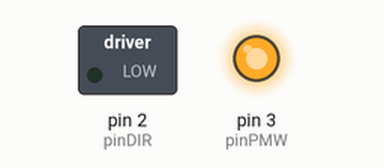
This sketch was run on a simulated Arduino Uno, built with avr-gcc and run on an emulated ATmega328P. Parts: switched loads named in the sketch (green lamp = pin HIGH), output pins drawn as LEDs (lit = HIGH).

Above: at 0.1 s.
At 25.1 s:
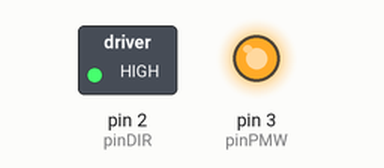
At 55.1 s:
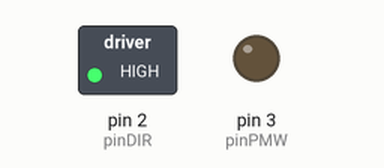
Timing chart, 0 to 56.6 s (numbered marks = the images above):
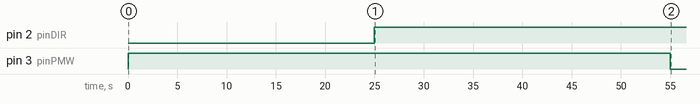

The sketch:

sketch_apr14a.ino
```cpp
//Connection setup between Arduino and the controller
// Controller pin DIR - sets the director of the motor
//  LOW=Motor A=Forward HIGH=Motor B=Backward
// For this program, DIR is connected to port 2 of Arduino

// Controller pin PWM - set it to HIGH to turn on the motor; LOW to turn off
// For this program, PWM is connected to Arduino port 3

// Controller pin GND - connect it to Arduino pin GND

// Set delay timer: 1000=1 second

#define pinPMW 3
#define pinDIR 2
void setup()
{
  pinMode(pinPMW,OUTPUT);
  pinMode(pinDIR, OUTPUT);
}

void loop()// infinite loop
{
  digitalWrite(pinPMW,HIGH);//Turn on power
  digitalWrite(pinDIR,LOW);
  delay(25000); //Forward for 25 seconds

  digitalWrite(pinDIR,HIGH);
  delay(30000); //Backward for 25 second and 5 second rest

  digitalWrite(pinPMW,LOW);//Turn off power
  delay(600000);//Delay for 10 minutes
}
```

Measured:
- by itself, pin 2 (pinDIR): LOW → HIGH at 25.0 s
- by itself, pin 3 (pinPMW): LOW → HIGH at 0.00 s, → LOW 55.0 s later
